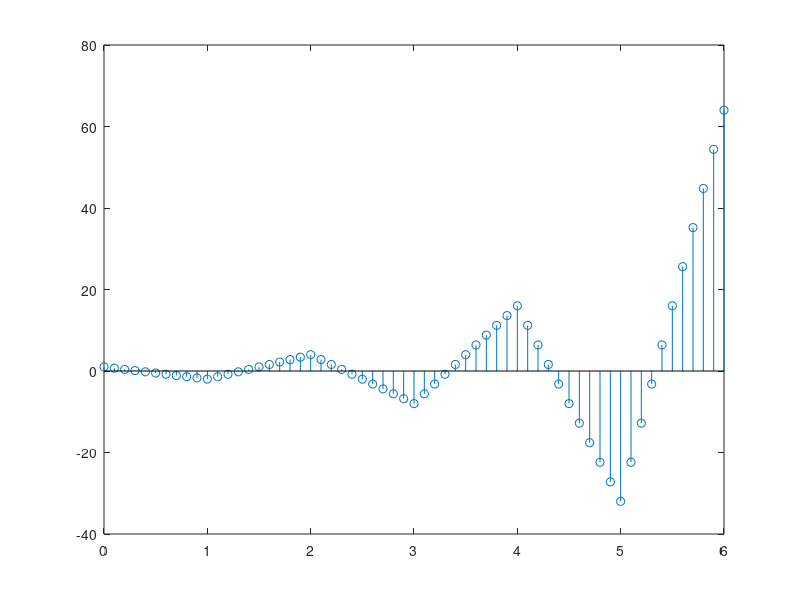

Reproduce this figure in MATLAB.
clc

xr1 = (-2).^(0:6);
L = length(xr1);
nn = ceil((0.999:1:4*L)/4);
xr1hold = xr1(nn);
plot(xr1hold);

n1 = 0:6;
xr1 = (-2).^n1;
tti = 0:0.1:6;
xlinear = interp1(n1, xr1, tti);
stem(tti, xlinear);
